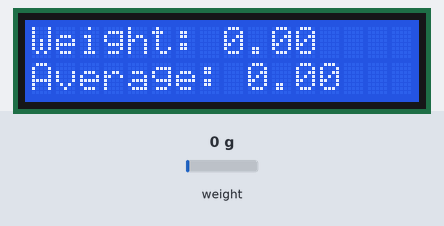
The sketch below on a simulated Arduino Uno, built with avr-gcc and run on an emulated ATmega328P. Shown: 16×2 character LCD. Inputs (shaded band) come from the test bench; at power-on: weight on the scale 0 g.

Above: at 3.3 s.
3.4 s: weight on the scale set to 100 g
At 5.0 s:
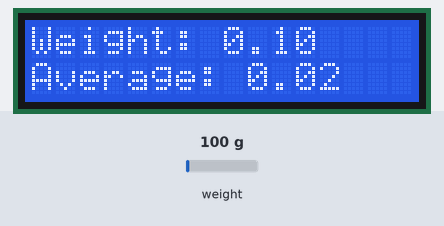
6.7 s: weight on the scale set to 1250 g
At 7.9 s:
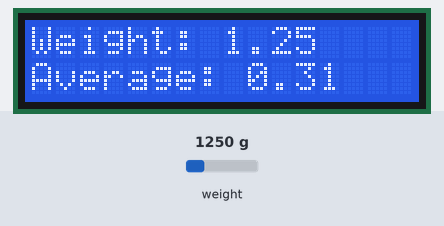
9.9 s: weight on the scale set to 2500 g
At 15.2 s:
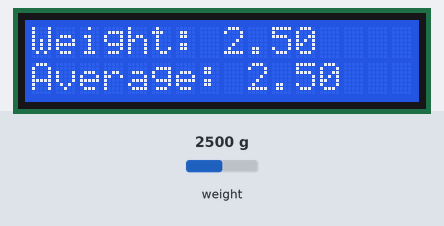
Timing chart, 0 to 16.7 s (numbered marks = the images above; inputs shaded):
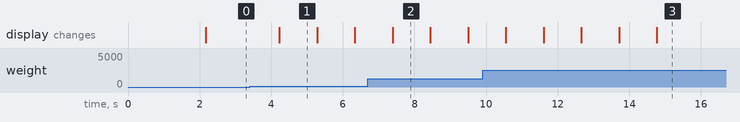

The sketch:

LCD-WeightScale.ino
```cpp
/*
 * The circuit:
 * LCD: [VSS, VDD, V0, RS,   R, E, D4, D5, D6, D7,    A,    K ]
 *      [GND, 5V,  1V,  9, GND, 8,  7,  6,  5,  4, 3.3V,  GND ]
 * LCD V0 to ground via 1-10k resistor (contrast)
 *
 * HX711 GND to ground
 * HX711 DouT to digital pin 10
 * HX711 PD_SCK to digital pin 11
 * HX711 VCC to 5V
 *
 *
*/

#include <Wire.h>
#include "HX711.h"
#include <LiquidCrystal.h>

#define NB_ECHANTILLON 5

// initialize the library with the numbers of the interface pins
LiquidCrystal lcd(9,8,7,6,5,4);
HX711 scale(10, 11); // HX711.DOUT = GPIO10 / HX711.PD_SCK = GPIO11

unsigned int index_moyenne=0;

float resultat[NB_ECHANTILLON];


void setup() {

  // set up the LCD's number of columns and rows:
  lcd.begin(16, 2);
  // Print a message to the LCD.
  lcd.setCursor(0, 0);
  lcd.print("hello !");

  // ?
  scale.read();
  yield();  // Redonne la main à l'ESP8266

  /*
   * Le nombre ci dessous permet de calibrer la balance. Pour l'obtenir, voir le fichier README de la bibliothèque HX711
   */
  scale.set_scale(-20950.0);
  scale.tare();
  yield();

  delay(1000);
  printWeight(0, 0);

}


void loop() {

  // measure
  float poids,total;
  unsigned int n;

  poids=scale.get_units(10);

  resultat[index_moyenne++]=poids;
  index_moyenne %= NB_ECHANTILLON;

  total=0;
  for(n=0;n<NB_ECHANTILLON;n++){
    total+=resultat[n];
  }

  // display
  printWeight(poids, total/NB_ECHANTILLON);

  delay(50);
}


void printWeight(float instant, float avg){
  lcd.setCursor(0, 0);
  lcd.print("Weight: " + String(instant));
  lcd.setCursor(0, 1);
  lcd.print("Average: " + String(avg));
}
```

Measured:
- after the input at 3.4 s, the display: changes after 0.83 s (image 1)
- what the display in image 1 shows lasts 1.1 s, from 4.2 s to 5.3 s
